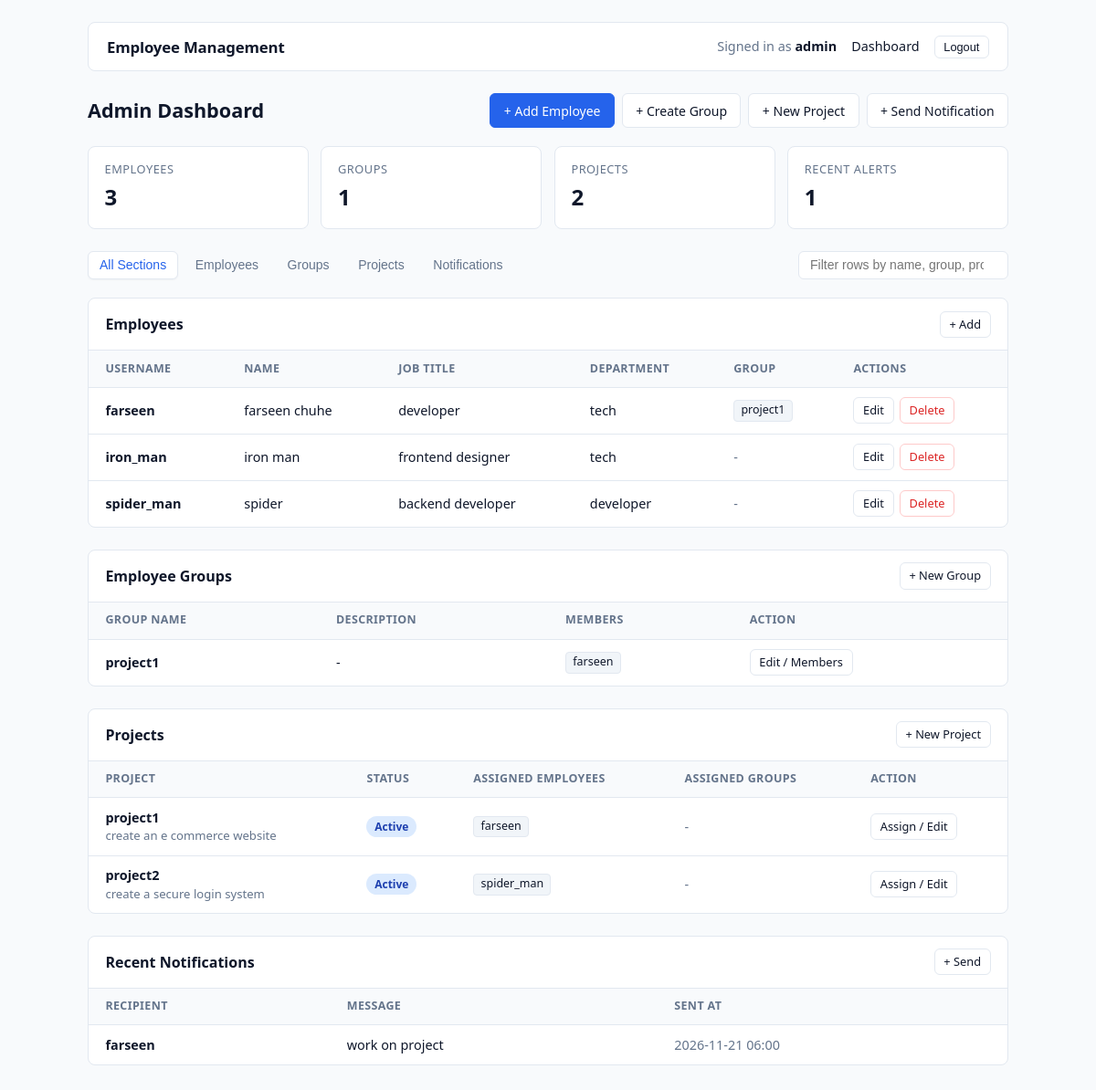
The app's page / (signed in) with its own data.
### app/models.py (models this page shows, shortened)
class EmployeeProfile(models.Model):
    user = models.OneToOneField(
        settings.AUTH_USER_MODEL,
        on_delete=models.CASCADE,
        related_name="employee_profile",
    )
    job_title = models.CharField(max_length=120, blank=True)
    department = models.CharField(max_length=120, blank=True)
    phone = models.CharField(max_length=30, blank=True)
    group = models.ForeignKey(
        EmployeeGroup,
        on_delete=models.SET_NULL,
        null=True,
        blank=True,
        related_name="members",
    )

class EmployeeGroup(models.Model):
    name = models.CharField(max_length=100, unique=True)
    description = models.TextField(blank=True)
    created_at = models.DateTimeField(auto_now_add=True)

class Project(models.Model):
    STATUS_CHOICES = [
        ("planned", "Planned"),
        ("active", "Active"),
        ("completed", "Completed"),
    ]
    title = models.CharField(max_length=200)
    description = models.TextField(blank=True)
    status = models.CharField(max_length=20, choices=STATUS_CHOICES, default="active")
    assigned_employees = models.ManyToManyField(
        settings.AUTH_USER_MODEL,
        blank=True,
        related_name="assigned_projects",
    )
    assigned_groups = models.ManyToManyField(
        EmployeeGroup,
        blank=True,
        related_name="assigned_projects",
    )
    created_at = models.DateTimeField(auto_now_add=True)

class Notification(models.Model):
    recipient = models.ForeignKey(
        settings.AUTH_USER_MODEL,
        on_delete=models.CASCADE,
        related_name="notifications",
    )
    sender = models.ForeignKey(
        settings.AUTH_USER_MODEL,
        on_delete=models.SET_NULL,
        null=True,
        blank=True,
        related_name="sent_notifications",
    )
    message = models.TextField()
    created_at = models.DateTimeField(auto_now_add=True)
    is_read = models.BooleanField(default=False)
    class Meta:
        ordering = ["-created_at"]

### app/views.py (the view, shortened to what this page needs)
# urls.py: path("", views.dashboard, name="dashboard"),
@login_required
def dashboard(request):
    if is_admin_user(request.user):
        employees = User.objects.filter(is_staff=False, is_superuser=False).select_related(
            "employee_profile", "employee_profile__group"
        )
        groups = EmployeeGroup.objects.prefetch_related("members")
        projects = Project.objects.prefetch_related("assigned_employees", "assigned_groups")
        notifications = Notification.objects.select_related("recipient", "sender")[:20]
        return render(
            request,
            "app/admin_dashboard.html",
            {
                "employees": employees,
                "groups": groups,
                "projects": projects,
                "notifications": notifications,
            },
        )

### app/views.py (called while the page is built)
def is_admin_user(user):
    return user.is_authenticated and (user.is_staff or user.is_superuser)

### app/templates/app/admin_dashboard.html (shortened to what this page needs)
{% extends "base.html" %}
{% block content %}
  <div class="dashboard-top">
    <h2>Admin Dashboard</h2>
    <div class="actions">
      <a href="{% url 'add_employee' %}" class="btn btn-primary">+ Add Employee</a>
      <a href="{% url 'create_group' %}" class="btn">+ Create Group</a>
      <a href="{% url 'create_project' %}" class="btn">+ New Project</a>
      <a href="{% url 'send_notification' %}" class="btn">+ Send Notification</a>
    </div>
  </div>
  <div class="stats-grid">
    <div class="stat-card" onclick="selectTab('employees')">
      <div class="stat-label">Employees</div>
      <div class="stat-value">{{ employees|length }}</div>
    </div>
    <div class="stat-card" onclick="selectTab('groups')">
      <div class="stat-label">Groups</div>
      <div class="stat-value">{{ groups|length }}</div>
    </div>
    <div class="stat-card" onclick="selectTab('projects')">
      <div class="stat-label">Projects</div>
      <div class="stat-value">{{ projects|length }}</div>
    </div>
    <div class="stat-card" onclick="selectTab('notifications')">
      <div class="stat-label">Recent Alerts</div>
      <div class="stat-value">{{ notifications|length }}</div>
    </div>
  </div>
  <div class="toolbar">
    <div class="tabs" role="tablist">
      <button type="button" class="tab-btn active" data-target="all" onclick="selectTab('all')">All Sections</button>
      <button type="button" class="tab-btn" data-target="employees" onclick="selectTab('employees')">Employees</button>
      <button type="button" class="tab-btn" data-target="groups" onclick="selectTab('groups')">Groups</button>
      <button type="button" class="tab-btn" data-target="projects" onclick="selectTab('projects')">Projects</button>
      <button type="button" class="tab-btn" data-target="notifications" onclick="selectTab('notifications')">Notifications</button>
    </div>
    <input
      type="search"
      id="dashboardSearch"
      class="search-input"
      placeholder="Filter rows by name, group, project..."
      oninput="filterRows(this.value)"
    >
  </div>
  <section class="section-panel" data-section="employees">
    <div class="section-header">
      <h3>Employees</h3>
      <a href="{% url 'add_employee' %}" class="btn btn-sm">+ Add</a>
    </div>
    <div class="table-wrap">
      <table>
        <thead>
          <tr>
            <th>Username</th>
            <th>Name</th>
            <th>Job Title</th>
            <th>Department</th>
            <th>Group</th>
            <th>Actions</th>
          </tr>
        </thead>
        <tbody>
          {% for emp in employees %}
            <tr class="filterable-row">
              <td><strong>{{ emp.username }}</strong></td>
              <td>{{ emp.get_full_name|default:"-" }}</td>
              <td>{{ emp.employee_profile.job_title|default:"-" }}</td>
              <td>{{ emp.employee_profile.department|default:"-" }}</td>
              <td>
                {% if emp.employee_profile.group %}
                  <span class="chip">{{ emp.employee_profile.group.name }}</span>
                {% else %}
                  <span style="color: var(--muted);">-</span>
                {% endif %}
              </td>
              <td>
                <div class="row-actions">
                  <a href="{% url 'edit_employee' emp.id %}" class="btn btn-sm">Edit</a>
                  <a href="{% url 'delete_employee' emp.id %}" class="btn btn-sm btn-danger">Delete</a>
                </div>
              </td>
            </tr>
          {% empty %}
            <tr><td colspan="6" style="color: var(--muted);">No employees yet.</td></tr>
          {% endfor %}
        </tbody>
      </table>
    </div>
  </section>
  <section class="section-panel" data-section="groups">
    <div class="section-header">
      <h3>Employee Groups</h3>
      <a href="{% url 'create_group' %}" class="btn btn-sm">+ New Group</a>
    </div>
    <div class="table-wrap">
      <table>
        <thead>
          <tr>
            <th>Group Name</th>
            <th>Description</th>
            <th>Members</th>
            <th>Action</th>
          </tr>
        </thead>
        <tbody>
          {% for grp in groups %}
            <tr class="filterable-row">
              <td><strong>{{ grp.name }}</strong></td>
              <td>{{ grp.description|default:"-" }}</td>
              <td>
                {% for prof in grp.members.all %}
                  <span class="chip">{{ prof.user.username }}</span>
                {% empty %}
                  <span style="color: var(--muted);">None</span>
                {% endfor %}
              </td>
              <td>
                <a href="{% url 'edit_group' grp.id %}" class="btn btn-sm">Edit / Members</a>
              </td>
            </tr>
          {% empty %}
            <tr><td colspan="4" style="color: var(--muted);">No groups created yet.</td></tr>
          {% endfor %}
        </tbody>
      </table>
    </div>
  </section>
  <section class="section-panel" data-section="projects">
    <div class="section-header">
      <h3>Projects</h3>
      <a href="{% url 'create_project' %}" class="btn btn-sm">+ New Project</a>
    </div>
    <div class="table-wrap">
      <table>
        <thead>
          <tr>
            <th>Project</th>
            <th>Status</th>
            <th>Assigned Employees</th>
            <th>Assigned Groups</th>
            <th>Action</th>
          </tr>
        </thead>
        <tbody>
          {% for proj in projects %}
            <tr class="filterable-row">
              <td>
                <strong>{{ proj.title }}</strong>
                {% if proj.description %}
                  <div style="font-size: 0.82rem; color: var(--muted);">{{ proj.description }}</div>
                {% endif %}
              </td>
              <td>
                <span class="badge badge-{{ proj.status }}">{{ proj.get_status_display }}</span>
              </td>
              <td>
                {% for u in proj.assigned_employees.all %}
                  <span class="chip">{{ u.username }}</span>
                {% empty %}
                  <span style="color: var(--muted);">-</span>
                {% endfor %}
              </td>
              <td>
                {% for g in proj.assigned_groups.all %}
                  <span class="chip">{{ g.name }}</span>
                {% empty %}
                  <span style="color: var(--muted);">-</span>
                {% endfor %}
              </td>
              <td>
                <a href="{% url 'edit_project' proj.id %}" class="btn btn-sm">Assign / Edit</a>
              </td>
            </tr>
          {% empty %}
            <tr><td colspan="5" style="color: var(--muted);">No projects yet.</td></tr>
          {% endfor %}
        </tbody>
      </table>
    </div>
  </section>
  <section class="section-panel" data-section="notifications">
    <div class="section-header">
      <h3>Recent Notifications</h3>
      <a href="{% url 'send_notification' %}" class="btn btn-sm">+ Send</a>
    </div>
    <div class="table-wrap">
      <table>
        <thead>
          <tr>
            <th>Recipient</th>
            <th>Message</th>
            <th>Sent At</th>
          </tr>
        </thead>
        <tbody>
          {% for n in notifications %}
            <tr class="filterable-row">
              <td><strong>{{ n.recipient.username }}</strong></td>
              <td>{{ n.message }}</td>
              <td style="color: var(--muted); white-space: nowrap;">{{ n.created_at|date:"Y-m-d H:i" }}</td>
            </tr>
          {% empty %}
            <tr><td colspan="3" style="color: var(--muted);">No notifications sent yet.</td></tr>
          {% endfor %}
        </tbody>
      </table>
    </div>
  </section>
{% endblock %}

### app/templates/base.html (shortened to what this page needs)
<!DOCTYPE html>
<html lang="en">
<head>
</head>
<body>
  <header>
    <div class="brand">Employee Management</div>
    <nav>
      {% if user.is_authenticated %}
        <span style="color: var(--muted);">Signed in as <strong style="color: var(--text);">{{ user.username }}</strong></span>
        <a href="{% url 'dashboard' %}">Dashboard</a>
        <form action="{% url 'logout' %}" method="post" style="display:inline;">
          <button type="submit" class="btn btn-sm">Logout</button>
        </form>
      {% else %}
        <a href="{% url 'login' %}" class="btn btn-sm">Login</a>
      {% endif %}
    </nav>
  </header>
  {% block content %}{% endblock %}
</body>
</html>

### app/templates/base.html (style rules this page uses)
:root { --bg: #f8fafc; --surface: #ffffff; --border: #e2e8f0; --text: #0f172a; --muted: #64748b; --primary: #2563eb; --primary-hover: #1d4ed8; --danger: #dc2626; --danger-bg: #fef2f2; }
* { box-sizing: border-box; }
body { font-family: system-ui, -apple-system, BlinkMacSystemFont, "Segoe UI", sans-serif; background-color: var(--bg); color: var(--text); max-width: 1040px; margin: 0 auto; padding: 1.5rem 1rem 3rem; line-height: 1.5; }
header { display: flex; justify-content: space-between; align-items: center; background: var(--surface); border: 1px solid var(--border); border-radius: 8px; padding: 0.85rem 1.25rem; margin-bottom: 1.5rem; }
.brand { font-weight: 700; font-size: 1.05rem; letter-spacing: -0.01em; }
nav { display: flex; align-items: center; gap: 1rem; font-size: 0.9rem; }
nav a { color: var(--text); text-decoration: none; font-weight: 500; }
.btn { display: inline-block; padding: 0.45rem 0.9rem; border-radius: 6px; font-size: 0.875rem; font-weight: 500; text-decoration: none; cursor: pointer; border: 1px solid var(--border); background: var(--surface); color: var(--text); transition: background 0.15s ease, border-color 0.15s ease, transform 0.1s ease; }
.btn-primary { background: var(--primary); border-color: var(--primary); color: #ffffff; }
.btn-danger { color: var(--danger); border-color: #fecaca; background: var(--surface); }
.btn-sm { padding: 0.25rem 0.6rem; font-size: 0.8rem; }

### app/templates/app/admin_dashboard.html (style rules this page uses)
.dashboard-top { display: flex; flex-wrap: wrap; justify-content: space-between; align-items: center; gap: 1rem; margin-bottom: 1.25rem; }
.dashboard-top h2 { margin: 0; font-size: 1.35rem; }
.actions { display: flex; flex-wrap: wrap; gap: 0.5rem; }
.stats-grid { display: grid; grid-template-columns: repeat(auto-fit, minmax(180px, 1fr)); gap: 0.85rem; margin-bottom: 1.5rem; }
.stat-card { background: var(--surface); border: 1px solid var(--border); border-radius: 8px; padding: 0.95rem 1.1rem; cursor: pointer; transition: border-color 0.15s ease, transform 0.15s ease; }
.stat-label { font-size: 0.8rem; color: var(--muted); text-transform: uppercase; letter-spacing: 0.04em; }
.stat-value { font-size: 1.5rem; font-weight: 700; margin-top: 0.2rem; }
.toolbar { display: flex; flex-wrap: wrap; justify-content: space-between; align-items: center; gap: 0.75rem; margin-bottom: 1.25rem; }
.tabs { display: flex; flex-wrap: wrap; gap: 0.35rem; }
.tab-btn { background: transparent; border: 1px solid transparent; padding: 0.4rem 0.75rem; border-radius: 6px; font-size: 0.875rem; font-weight: 500; color: var(--muted); cursor: pointer; transition: all 0.15s ease; }
.tab-btn.active { background: var(--surface); color: var(--primary); border-color: var(--border); box-shadow: 0 1px 2px rgba(0, 0, 0, 0.04); }
.search-input { padding: 0.42rem 0.75rem; border: 1px solid var(--border); border-radius: 6px; font-size: 0.875rem; min-width: 230px; background: var(--surface); }
.section-panel { background: var(--surface); border: 1px solid var(--border); border-radius: 8px; margin-bottom: 1.5rem; overflow: hidden; }
.section-header { padding: 0.85rem 1.15rem; border-bottom: 1px solid var(--border); display: flex; justify-content: space-between; align-items: center; }
.section-header h3 { margin: 0; font-size: 1rem; }
.table-wrap { overflow-x: auto; }
table { width: 100%; border-collapse: collapse; font-size: 0.9rem; }
th, td { padding: 0.65rem 1.15rem; text-align: left; border-bottom: 1px solid var(--border); }
tr:last-child td { border-bottom: none; }
th { background: #f8fafc; font-size: 0.78rem; text-transform: uppercase; letter-spacing: 0.03em; color: var(--muted); font-weight: 600; }
tbody tr { transition: background 0.12s ease; }
.badge { display: inline-block; padding: 0.15rem 0.55rem; border-radius: 999px; font-size: 0.75rem; font-weight: 600; }
.badge-active { background: #dbeafe; color: #1e40af; }
.chip { display: inline-block; background: #f1f5f9; border: 1px solid var(--border); padding: 0.1rem 0.45rem; border-radius: 4px; font-size: 0.78rem; margin: 0.1rem 0.15rem 0.1rem 0; }
.row-actions { display: flex; gap: 0.4rem; }

### records on screen
EmployeeGroup: name "project1", description "-"
EmployeeProfile: user.username "farseen"
Project: title "project1", description "create an e commerce website", status "Active"
Project: title "project2", description "create a secure login system", status "Active"
Notification: recipient.username "farseen", message "work on project", created_at "2026-11-21 06:00"

### other values on screen
{{ user.username }} "admin"
{{ employees|length }} "3"
{{ groups|length }} "1"
{{ projects|length }} "2"
{{ notifications|length }} "1"
{{ emp.username }} "farseen"
{{ emp.get_full_name|default:"-" }} "farseen chuhe"
{{ emp.employee_profile.job_title|default:"-" }} "developer"
{{ emp.employee_profile.department|default:"-" }} "tech"
{{ emp.employee_profile.group.name }} "project1"
{{ emp.username }} "iron_man"
{{ emp.get_full_name|default:"-" }} "iron man"
{{ emp.employee_profile.job_title|default:"-" }} "frontend designer"
{{ emp.username }} "spider_man"
{{ emp.get_full_name|default:"-" }} "spider"
